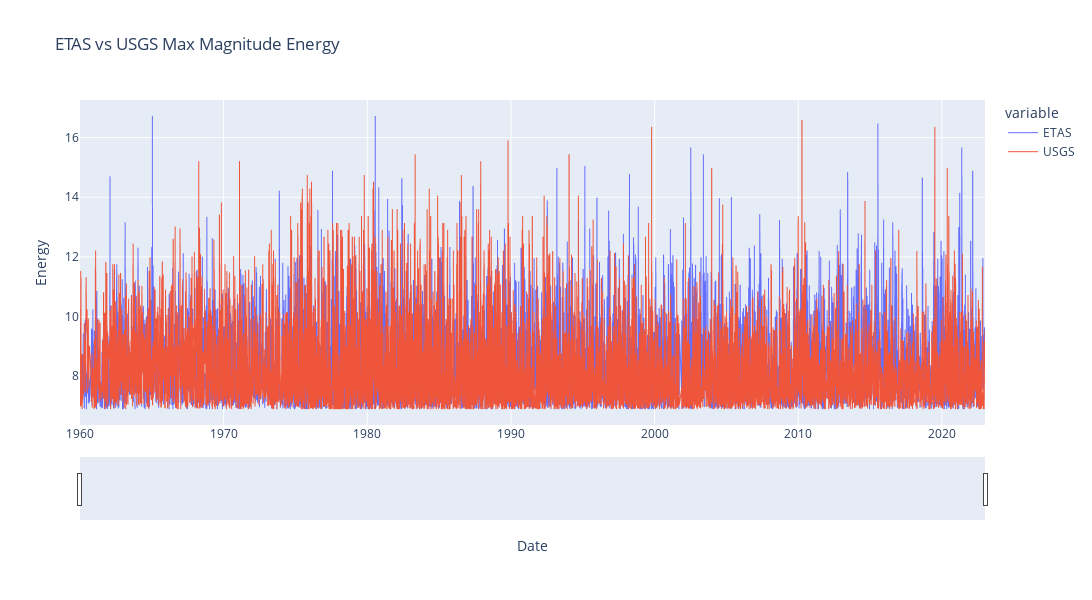

Notebook source saved alongside this figure:
### Code cell
# Max mag energy dataframe plot
# Create a Plotly figure
fig = px.line(max_energy_df, x='Date', y=['ETAS', 'USGS'], labels={'value': 'Energy'}, title='ETAS vs USGS Max Magnitude Energy')
fig.update_layout(
    width=1200,
    height=600,
)

fig.update_traces(line=dict(width=1.0))
# Add interactivity
fig.update_xaxes(rangeslider_visible=True)
fig.update_layout(dragmode='pan')

# Show the interactive plot
fig.show()

### Figure 1 — Plotly figure (JSON) as saved in the notebook; plotly's stock layout.template omitted (floating-point values rounded to 4 significant figures; data arrays with more than 128 entries replaced by an {"elided": "..."} marker saying what was removed)
{"data": [{"hovertemplate": "variable=ETAS<br>Date=%{x}<br>Energy=%{y}<extra></extra>", "legendgroup": "ETAS", "line": {"color": "#636efa", "dash": "solid", "width": 1}, "marker": {"symbol": "circle"}, "mode": "lines", "name": "ETAS", "showlegend": true, "type": "scattergl", "x": {"elided": "9392 str values"}, "xaxis": "x", "y": {"elided": "9392 float values"}, "yaxis": "y"}, {"hovertemplate": "variable=USGS<br>Date=%{x}<br>Energy=%{y}<extra></extra>", "legendgroup": "USGS", "line": {"color": "#EF553B", "dash": "solid", "width": 1}, "marker": {"symbol": "circle"}, "mode": "lines", "name": "USGS", "showlegend": true, "type": "scattergl", "x": {"elided": "9392 str values"}, "xaxis": "x", "y": {"elided": "9392 float values"}, "yaxis": "y"}], "layout": {"dragmode": "pan", "height": 600, "legend": {"title": {"text": "variable"}, "tracegroupgap": 0}, "title": {"text": "ETAS vs USGS Max Magnitude Energy"}, "width": 1200, "xaxis": {"anchor": "y", "domain": [0, 1], "rangeslider": {"visible": true}, "title": {"text": "Date"}}, "yaxis": {"anchor": "x", "domain": [0, 1], "title": {"text": "Energy"}}}}
